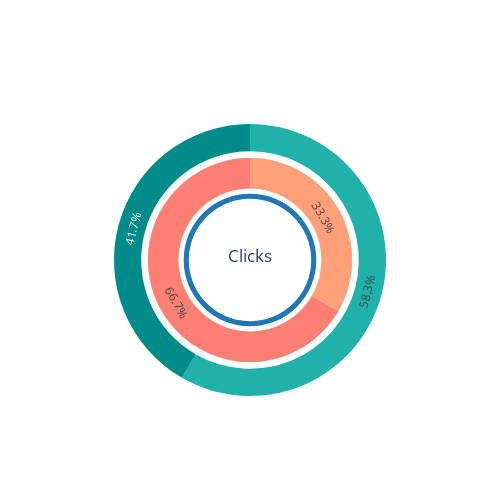

The notebook cell this image was saved under:
### Code cell
data = [# Portfolio (inner donut)
        go.Pie(values=[60],
               labels=['Total clicks'],
               domain={'x':[0.2,0.8], 'y':[0.1,0.9]},
               hole=0.6,
               direction='clockwise',
               sort=False,
               marker={'colors':['#1f77b4']}),
        go.Pie(values=[60],
               labels=['Total clicks'],
               domain={'x':[0.2,0.8], 'y':[0.1,0.9]},
               hole=0.65,
               direction='clockwise',
               sort=False,
               marker={'colors':['white']}),
    # Portfolio (inner donut)
        go.Pie(values=[20,40],
               labels=['1 click','Multi click'],
               domain={'x':[0.2,0.8], 'y':[0.1,0.9]},
               hole=0.70,
               direction='clockwise',
               sort=False,
               marker={'colors':['#ffa07a','#ff8072']}),
        # Individual components (outer donut)
        go.Pie(values=[5,15,30,10],
               labels=['Purchase','Experience','Purchase','Experience'],
               domain={'x':[0.1,0.9], 'y':[0,1]},
               hole=0.80,
               direction='clockwise',
               sort=False,
               marker={'colors':['lightseagreen','darkcyan','darkseagreen','darkseagreen']},
               showlegend=False)]
fig1 = go.Figure(data=data)
fig1.update_layout(
    showlegend=False,
    autosize=False,
    width=500,
    height=500,
    title={
        'text': "Clicks",
        'y':0.5,
        'x':0.5,
        'xanchor': 'center',
        'yanchor': 'top'},
)
fig1.show()

### Figure 1 — Plotly figure (JSON) as saved in the notebook; plotly's stock layout.template omitted (floating-point values rounded to 4 significant figures)
{"data": [{"direction": "clockwise", "domain": {"x": [0.2, 0.8], "y": [0.1, 0.9]}, "hole": 0.6, "labels": ["Total clicks"], "marker": {"colors": ["#1f77b4"]}, "sort": false, "type": "pie", "values": [60]}, {"direction": "clockwise", "domain": {"x": [0.2, 0.8], "y": [0.1, 0.9]}, "hole": 0.65, "labels": ["Total clicks"], "marker": {"colors": ["white"]}, "sort": false, "type": "pie", "values": [60]}, {"direction": "clockwise", "domain": {"x": [0.2, 0.8], "y": [0.1, 0.9]}, "hole": 0.7, "labels": ["1 click", "Multi click"], "marker": {"colors": ["#ffa07a", "#ff8072"]}, "sort": false, "type": "pie", "values": [20, 40]}, {"direction": "clockwise", "domain": {"x": [0.1, 0.9], "y": [0, 1]}, "hole": 0.8, "labels": ["Purchase", "Experience", "Purchase", "Experience"], "marker": {"colors": ["lightseagreen", "darkcyan", "darkseagreen", "darkseagreen"]}, "showlegend": false, "sort": false, "type": "pie", "values": [5, 15, 30, 10]}], "layout": {"autosize": false, "height": 500, "showlegend": false, "title": {"text": "Clicks", "x": 0.5, "xanchor": "center", "y": 0.5, "yanchor": "top"}, "width": 500}}
